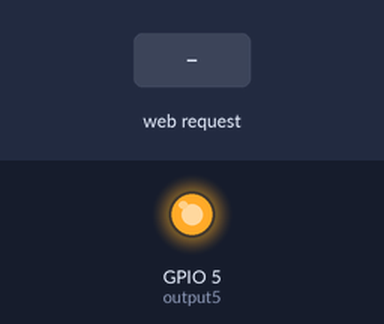
Bench run of a program on a simulated ESP8266 (NodeMCU). Parts: output pins drawn as LEDs (lit = HIGH). Inputs (shaded band) come from the test bench. WiFi joins after 1.5 s; servers stay silent unless stated; what the program prints to the serial monitor is not drawn.

Above: at 2.7 s.
2.8 s: HTTP request GET /AR/Ligado received
At 3.7 s:
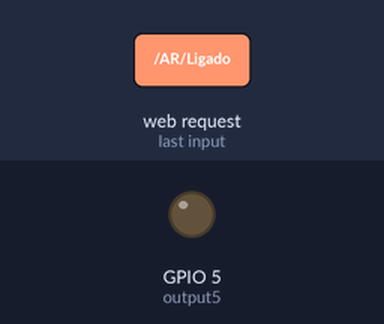
4.4 s: HTTP request GET /AR/Desligado received
At 4.9 s:
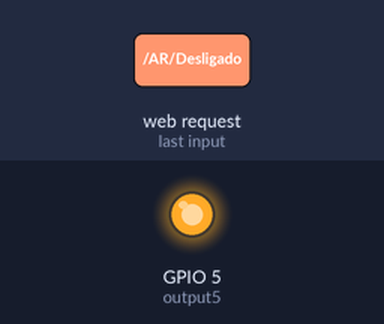
Timing chart, 0 to 7.4 s (numbered marks = the images above; inputs shaded):
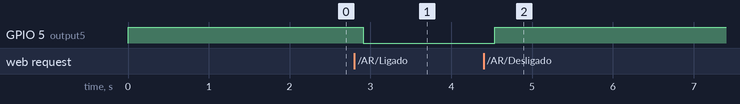

Measured:
- after the input at 2.8 s, GPIO 5 (output5): HIGH → LOW after 0.11 s
- after the input at 4.4 s, GPIO 5 (output5): LOW → HIGH after 0.14 s

The program:

main.cpp
```cpp
#include <Arduino.h>
#include <IRremote.h> //INCLUSÃO DE BIBLIOTECA
#include <ESP8266WiFi.h>

//config Rede
const char* ssid     = "PROF.RAFAEL"; //Roteador
const char* password = "";
IPAddress ip(192,168,1,171); //ip do dispositivo
IPAddress gateway(192,168,1,1); // gateway
IPAddress subnet(255,255,255,0); //mascara


WiFiServer server(80);


String header;

String output5State = "off";

String Sumidificar = "Umidificar";

String Svelocidade = "Velocidade";

String Soscilacao = "Oscilação";

String Sresfriar = "Resfriar";

String Stimer = "Timer";


//porta digital
const int output5 = 5; //D1


unsigned long currentTime = millis();

unsigned long previousTime = 0;

const long timeoutTime = 2000;


int RECV_PIN = 2; //PINO DIGITAL UTILIZADO PELO FOTORRECEPTOR KY-022

IRrecv irrecv(RECV_PIN); //PASSA O PARÂMETRO PARA A FUNÇÃO irrecv

decode_results results; //VARIÁVEL QUE ARMAZENA OS RESULTADOS (SINAL IR RECEBIDO)
//Pro controle climatizador
String ligar = "1FE48B7";
String umidificar = "1FE20DF";
String velocidade = "1FEA05F";
String oscilacao = "1FE609F";
String resfriar = "E50FD9A5";
String timer = "1FE";

//Pro controle do alexandre


void setup(){
  Serial.begin(9600); //INICIALIZA A SERIAL
  irrecv.enableIRIn(); //INICIALIZA A RECEPÇÃO DE SINAIS IR

  //habilitar porta
  pinMode(output5, OUTPUT);


  //O estado da porta
  digitalWrite(output5, HIGH);


  Serial.print("Connecting to ");
  Serial.println(ssid);
  WiFi.begin(ssid, password);
  WiFi.config(ip, gateway, subnet);
  while (WiFi.status() != WL_CONNECTED) {
    delay(500);
    Serial.print(".");
  }

  Serial.println("");
  Serial.println("WiFi connected.");
  Serial.println("IP address: ");
  Serial.println(WiFi.localIP());
  server.begin();
}

void loop(){
  //CAPTURA O SINAL IR
  //Serial.println("Esperando");
  if (irrecv.decode(&results)) {
    Serial.print("Código HEX: "); //IMPRIME O TEXTO NO MONITOR SERIAL
    Serial.println(results.value, HEX); //IMPRIME NO MONITOR SERIAL O CÓDIGO IR EM FORMATO HEXADECIMAL
    Serial.print("Código DEC: "); //IMPRIME O TEXTO NO MONITOR SERIAL
    Serial.println(results.value); //IMPRIME NO MONITOR SERIAL O CÓDIGO IR EM FORMATO DECIMAL
    Serial.println(""); //QUEBRA DE LINHA NA SERIAL
    irrecv.resume(); //AGUARDA O RECEBIMENTO DE UM NOVO SINAL IR
  }
  delay(200); //INTERVALO DE 100 MILISSEGUNDOS

 WiFiClient client = server.available();

  if (client) {
    Serial.println("New Client.");
    String currentLine = "";
    currentTime = millis();
    previousTime = currentTime;
    while (client.connected() && currentTime - previousTime <= timeoutTime) {
      currentTime = millis();
      if (client.available()) {
        char c = client.read();
        Serial.write(c);
        header += c;
        if (c == '\n') {

          if (currentLine.length() == 0) {

            client.println("HTTP/1.1 200 OK");
            client.println("Content-type:text/html");
            client.println("Connection: close");
            client.println();


            if (header.indexOf("GET /AR/Ligado") >= 0) {
              Serial.println("on");
              output5State = "Ligado";
              digitalWrite(output5, LOW);
            } else if (header.indexOf("GET /AR/Desligado") >= 0) {
              Serial.println("off");
              output5State = "Desligado";
              digitalWrite(output5, HIGH);
            }


            client.println("<!DOCTYPE html><html>");
            client.println("<head><meta name=\"viewport\" content=\"width=device-width, initial-scale=1\">");
            client.println("<link rel=\"icon\" href=\"data:,\">");

            client.println("<style>html { font-family: Helvetica; display: inline-block; margin: 0px auto; text-align: center;}");
            client.println(".button { background-color:  #ffcbdb; border: none; color: black; padding: 16px 40px;");
            client.println("text-decoration: none; font-size: 30px; margin: 2px; cursor: pointer;}");
            client.println(".button2 {background-color:  #ffcbdb;}</style></head>");


            client.println("<body><h1>ESP8266 Web Server</h1>");
            client.println("<body><h2>Projeto Ar Condicionado</h2>");


            client.println("<p>Ar Condicionado " + output5State + "</p>");

            if (output5State=="Desligado") {
              client.println("<p><a href=\"/AR/Ligado\"><button class=\"button\">ON</button></a></p>");
            } else {
              client.println("<p><a href=\"/AR/Desligado\"><button class=\"button button2\">OFF</button></a></p>");
            }
             client.println("<p>Ar Condicionado " + Sumidificar + "</p>");

            if (output5State=="Desligado") {
              client.println("<p><a href=\"/Sumidificar/Ligado\"><button class=\"button\">Umidificar</button></a></p>");
            } else {
              client.println("<p><a href=\"/Sumidificar/Desligado\"><button class=\"button button2\">Umidificar</button></a></p>");
            }
            client.println("<p>Ar Condicionado " + Svelocidade + "</p>");
             if (output5State=="Desligado") {
              client.println("<p><a href=\"/Svelocidade/Ligado\"><button class=\"button\">Velocidade</button></a></p>");
            } else {
              client.println("<p><a href=\"/Svelocidade/Desligado\"><button class=\"button button2\">Velocidade</button></a></p>");
            }
            client.println("<p>Ar Condicionado " + Soscilacao + "</p>");
            if (output5State=="Desligado") {
              client.println("<p><a href=\"/Soscilacao/Ligado\"><button class=\"button\">Oscilar</button></a></p>");
            } else {
              client.println("<p><a href=\"Soscilacao/Desligado\"><button class=\"button button2\">Oscilar</button></a></p>");
            }
            client.println("<p>Ar Condicionado " + Sresfriar + "</p>");
            if (output5State=="Desligado") {
              client.println("<p><a href=\"/Sresfriar/Ligado\"><button class=\"button\">Resfriar</button></a></p>");
            } else {
              client.println("<p><a href=\"Sresfriar/Desligado\"><button class=\"button button2\">Resfriar</button></a></p>");
            }
            client.println("<p>Ar Condicionado " + Stimer + "</p>");
            if (output5State=="Desligado") {
              client.println("<p><a href=\"/Stimer/Ligado\"><button class=\"button\">Timer</button></a></p>");
            } else {
              client.println("<p><a href=\"Stimer/Desligado\"><button class=\"button button2\">Timer</button></a></p>");
            }

            client.println("</body></html>");


            client.println();

            break;
          } else {
            currentLine = "";
          }
        } else if (c != '\r') {
          currentLine += c;
        }
      }
    }

    header = "";

    client.stop();
    Serial.println("Client disconnected.");
    Serial.println("");
  }
}
```
